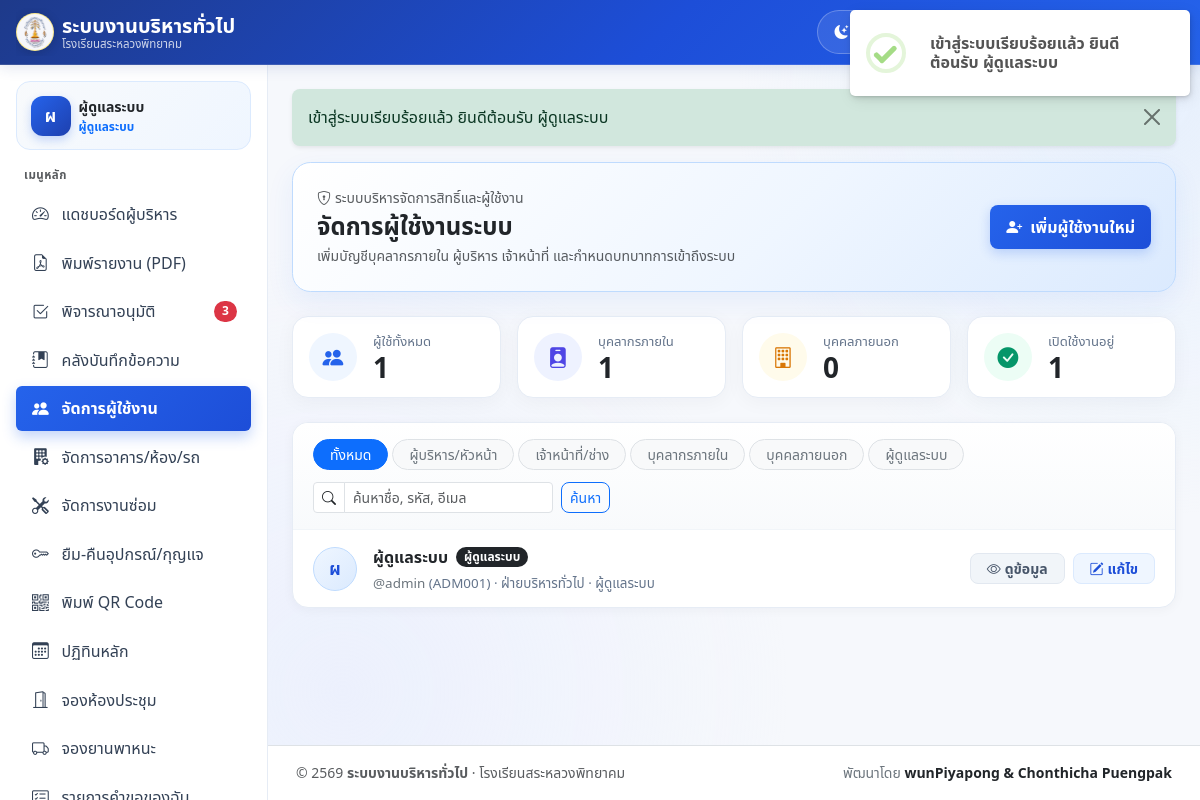
Page /users_manage.php (signed in) on the committed database.
### tables this page shows
CREATE TABLE users (
    id INT UNSIGNED AUTO_INCREMENT PRIMARY KEY,
    user_type ENUM('internal', 'external') NOT NULL DEFAULT 'internal',
    role ENUM('user', 'external_user', 'head', 'vice_director', 'director', 'staff', 'admin') NOT NULL DEFAULT 'user',
    username VARCHAR(100) NOT NULL,
    staff_id VARCHAR(50) NULL,
    password_hash VARCHAR(255) NOT NULL,
    full_name VARCHAR(150) NOT NULL,
    position_title VARCHAR(150) NULL,
    department VARCHAR(150) NULL,
    organization VARCHAR(200) NULL,
    phone VARCHAR(30) NULL,
    email VARCHAR(150) NOT NULL,
    line_user_id VARCHAR(100) NULL,
    is_active TINYINT(1) NOT NULL DEFAULT 1,
    created_at DATETIME NOT NULL DEFAULT CURRENT_TIMESTAMP,
    updated_at DATETIME NOT NULL DEFAULT CURRENT_TIMESTAMP ON UPDATE CURRENT_TIMESTAMP,
    UNIQUE KEY uq_users_username (username),
    UNIQUE KEY uq_users_staff_id (staff_id),
    UNIQUE KEY uq_users_email (email),
    KEY idx_users_role_active (role, is_active),
    KEY idx_users_type (user_type)
);

### users_manage.php (the view, shortened to what the rows shown need)
<?php
require_once __DIR__ . '/includes/auth.php';
$user = require_role(ROLE_ADMIN);
$activeNav = 'users_manage';
$allRoles = [
    ROLE_USER          => 'บุคลากรภายใน',
    ROLE_HEAD          => 'หัวหน้างาน',
    ROLE_VICE_DIRECTOR => 'รองผู้อำนวยการ',
    ROLE_DIRECTOR      => 'ผู้อำนวยการ',
    ROLE_STAFF         => 'เจ้าหน้าที่บริหาร/ช่าง',
    ROLE_ADMIN         => 'ผู้ดูแลระบบ',
    ROLE_EXTERNAL_USER => 'บุคคลภายนอก',
];
$roleBadgeClasses = [
    ROLE_ADMIN         => 'text-bg-dark',
    ROLE_DIRECTOR      => 'text-bg-primary',
    ROLE_VICE_DIRECTOR => 'text-bg-info text-dark',
    ROLE_HEAD          => 'text-bg-warning text-dark',
    ROLE_STAFF         => 'text-bg-success',
    ROLE_USER          => 'text-bg-secondary',
    ROLE_EXTERNAL_USER => 'text-bg-light border text-secondary',
];
$pdo = get_pdo();
$allUsers = $pdo->query(
    'SELECT id, user_type, role, username, staff_id, full_name, position_title,
            department, organization, phone, email, is_active, created_at
     FROM users
     ORDER BY FIELD(role, "director", "vice_director", "head", "staff", "user", "external_user", "admin"), id ASC'
)->fetchAll();
$filteredUsers = [];
foreach ($allUsers as $row) {
    $filteredUsers[] = $row;
}
require __DIR__ . '/includes/layout_header.php';
?>
<div class="welcome-card p-3 p-md-4 mb-4">
    <div class="d-flex flex-column flex-md-row align-items-md-center justify-content-between gap-3">
        <div class="min-w-0">
            <h1 class="h4 fw-bold text-dark mb-1" data-testid="users-manage-heading">จัดการผู้ใช้งานระบบ</h1>
        </div>
    </div>
</div>
<div class="spotlight-card">
    <?php if (empty($filteredUsers)): ?>
        <div class="p-5 text-center text-muted">
            <i class="bi bi-person-x fs-2 d-block mb-2"></i>
            <div class="small">ไม่พบรายชื่อผู้ใช้งานที่ตรงกับเงื่อนไข</div>
        </div>
    <?php else: ?>
        <?php foreach ($filteredUsers as $uRow):
            $uId = (int)$uRow['id'];
            $uActive = ((int)$uRow['is_active'] === 1);
            $uRole = (string)$uRow['role'];
            $uRoleLabel = $allRoles[$uRole] ?? $uRole;
            $uBadgeCls = $roleBadgeClasses[$uRole] ?? 'text-bg-secondary';
            $uInitial = mb_substr((string)$uRow['full_name'], 0, 1, 'UTF-8') ?: 'U';
            $uOrgText = (string)($uRow['department'] ?: ($uRow['organization'] ?: '-'));
            $isSelf = ($uId === (int)$user['id']);
            $swalUserPayload = [
                'title'    => (string)$uRow['full_name'],
                'subtitle' => '@' . $uRow['username'] . (!empty($uRow['staff_id']) ? ' (' . $uRow['staff_id'] . ')' : ''),
                'badge'    => $uRoleLabel . ($uActive ? ' · ปกติ' : ' · ระงับใช้งาน'),
                'rows'     => [
                    ['label' => 'ประเภทบัญชี',  'value' => $uRow['user_type'] === USER_TYPE_EXTERNAL ? 'บุคคลภายนอก' : 'บุคลากรภายใน'],
                    ['label' => 'ตำแหน่ง',      'value' => (string)($uRow['position_title'] ?: '-')],
                    ['label' => 'ฝ่าย/หน่วยงาน', 'value' => $uOrgText],
                    ['label' => 'อีเมล',        'value' => (string)$uRow['email']],
                    ['label' => 'โทรศัพท์',     'value' => (string)($uRow['phone'] ?: '-')],
                ],
            ];
        ?>
            <div class="role-queue-item">
                <div class="d-flex flex-column flex-lg-row align-items-lg-center justify-content-between gap-3">
                    <div class="d-flex align-items-center gap-3 min-w-0">
                        <div class="user-list-avatar <?= $uActive ? '' : 'opacity-50' ?>">
                            <?= e($uInitial) ?>
                        </div>
                        <div class="min-w-0">
                            <div class="d-flex flex-wrap align-items-center gap-2 mb-1">
                                <span class="fw-bold text-dark"><?= e($uRow['full_name']) ?></span>
                                <span class="badge rounded-pill <?= e($uBadgeCls) ?>"><?= e($uRoleLabel) ?></span>
                            </div>
                            <div class="compact-meta text-truncate">
                                <span class="fw-medium text-secondary">@<?= e($uRow['username']) ?></span>
                                <?= !empty($uRow['staff_id']) ? ' (' . e($uRow['staff_id']) . ')' : '' ?>
                                · <?= e($uOrgText) ?>
                                <?= !empty($uRow['position_title']) ? ' · ' . e($uRow['position_title']) : '' ?>
                            </div>
                        </div>
                    </div>
                    <div class="d-flex flex-wrap align-items-center gap-2 flex-shrink-0 align-self-end align-self-lg-center">
                        <button type="button"
                                class="btn btn-sm btn-soft-secondary rounded-3 px-3 fw-semibold"
                                data-swal-detail="<?= e((string)json_encode($swalUserPayload, JSON_UNESCAPED_UNICODE | JSON_UNESCAPED_SLASHES)) ?>">
                            <i class="bi bi-eye me-1"></i>ดูข้อมูล
                        </button>
                        <button type="button"
                                class="btn btn-sm btn-soft-primary rounded-3 px-3 fw-semibold btn-edit-user"
                                data-bs-toggle="modal"
                                data-bs-target="#editUserModal"
                                data-user-id="<?= $uId ?>"
                                data-full-name="<?= e($uRow['full_name']) ?>"
                                data-role="<?= e($uRole) ?>"
                                data-position="<?= e((string)($uRow['position_title'] ?? '')) ?>"
                                data-department="<?= e((string)($uRow['department'] ?? '')) ?>"
                                data-organization="<?= e((string)($uRow['organization'] ?? '')) ?>"
                                data-phone="<?= e((string)($uRow['phone'] ?? '')) ?>"
                                data-email="<?= e((string)($uRow['email'] ?? '')) ?>"
                                data-is-self="<?= $isSelf ? '1' : '0' ?>">
                            <i class="bi bi-pencil-square me-1"></i>แก้ไข
                        </button>
                    </div>
                </div>
            </div>
        <?php endforeach; ?>
    <?php endif; ?>
</div>
<?php require __DIR__ . '/includes/layout_footer.php'; ?>

### includes/layout_header.php (shortened to what the rows shown need)
<?php
$user = function_exists('current_user') ? current_user() : null;
$currentScript = basename((string)($_SERVER['PHP_SELF'] ?? ''), '.php');
$activeKey = $activeNav ?? $currentScript;
$showSidebar = ($user !== null) && empty($hideSidebar);
$menuItems = ($showSidebar && function_exists('nav_items')) ? nav_items($user) : [];
$roleLabels = defined('ROLE_LABELS') ? ROLE_LABELS : [
    'user'          => 'บุคลากรภายใน',
    'external_user' => 'บุคคลภายนอก',
    'head'          => 'หัวหน้างาน',
    'vice_director' => 'รองผู้อำนวยการ',
    'director'      => 'ผู้อำนวยการ',
    'staff'         => 'เจ้าหน้าที่บริหาร/ช่าง',
    'admin'         => 'ผู้ดูแลระบบ',
];
$roleCode = (string)($user['role'] ?? '');
$roleDisplay = $roleLabels[$roleCode] ?? $roleCode;
$isSidebarScrollable = ($roleCode === 'admin') || (count($menuItems) > 9);
$userDisplayName = (string)($user['full_name'] ?? $user['username'] ?? '');
$userInitial = $userDisplayName !== '' ? mb_substr($userDisplayName, 0, 1, 'UTF-8') : 'U';
?>
<!DOCTYPE html>
<html lang="th">
<head>
    <link rel="stylesheet" href="<?= e(app_url('/assets/vendor/bootstrap/bootstrap.min.css')) ?>">
    <link rel="stylesheet" href="<?= e(app_url('/assets/vendor/bootstrap/bootstrap-icons.min.css')) ?>">
    <link rel="stylesheet" href="<?= e(app_url('/assets/css/app.css')) ?>">
</head>
<body class="d-flex flex-column min-vh-100<?= $showSidebar ? ' has-sidebar' : '' ?><?= !empty($bodyClass) ? ' ' . e($bodyClass) : '' ?>">
<div class="app-shell flex-grow-1<?= $showSidebar ? ' d-lg-flex' : '' ?>">
    <?php if ($showSidebar): ?>
        <aside class="offcanvas-lg offcanvas-start app-sidebar no-print <?= $isSidebarScrollable ? 'is-scrollable' : 'is-locked' ?>"
               tabindex="-1"
               id="appSidebar"
               aria-labelledby="appSidebarLabel"
               data-testid="sidebar-nav">
            <div class="offcanvas-body flex-column p-3">
                <div class="sidebar-user-card d-none d-lg-flex align-items-center gap-2 mb-3">
                    <span class="sidebar-user-avatar"><?= e($userInitial) ?></span>
                    <div class="min-w-0">
                        <div class="fw-bold text-dark text-truncate small"><?= e($userDisplayName) ?></div>
                        <div class="text-primary fw-semibold" style="font-size: 0.74rem;"><?= e($roleDisplay) ?></div>
                    </div>
                </div>
                <div class="text-uppercase text-muted fw-semibold px-2 mb-2 d-none d-lg-block" style="font-size: 0.72rem; letter-spacing: 0.04em;">เมนูหลัก</div>
                <nav class="nav nav-pills flex-column gap-1 w-100" aria-label="เมนูหลัก">
                    <?php foreach ($menuItems as $item):
                        $href = (string)($item['href'] ?? '#');
                        $itemKey = (string)($item['key'] ?? basename($href, '.php'));
                        $isActive = ($activeKey === $itemKey) || ($currentScript === basename($href, '.php'));
                        $testId = (string)($item['testid'] ?? ('nav-' . str_replace('_', '-', $itemKey)));
                    ?>
                        <a href="<?= e($href) ?>"
                           class="nav-link app-nav-link<?= $isActive ? ' active' : '' ?>"
                           <?= $isActive ? 'aria-current="page"' : '' ?>
                           data-testid="<?= e($testId) ?>">
                            <?php if (!empty($item['icon'])): ?>
                                <i class="bi <?= e((string)$item['icon']) ?>"></i>
                            <?php endif; ?>
                            <span class="flex-grow-1"><?= e((string)($item['label'] ?? $itemKey)) ?></span>
                            <?php if (!empty($item['badge'])): ?>
                                <span class="badge rounded-pill <?= $isActive ? 'text-bg-light text-primary' : 'text-bg-danger' ?>">
                                    <?= e((string)$item['badge']) ?>
                                </span>
                            <?php endif; ?>
                        </a>
                    <?php endforeach; ?>
                </nav>
            </div>
        </aside>
    <?php endif; ?>
    <main class="flex-grow-1 min-w-0 p-3 p-md-4 app-main" data-testid="main-content">

### rows in the picture
users: full_name "ผ", full_name "ผู้ดูแลระบบ", role "ผู้ดูแลระบบ", username "admin", staff "ADM001", department "ฝ่ายบริหารทั่วไป", position_title "ผู้ดูแลระบบ"

### other values in the picture
$appName "ระบบงานบริหารทั่วไป"
$appOrgName "โรงเรียนสระหลวงพิทยาคม"
$item['label'] "แดชบอร์ดผู้บริหาร"
$item['label'] "พิมพ์รายงาน (PDF)"
$item['label'] "พิจารณาอนุมัติ"
$item['badge'] "3"
$item['label'] "คลังบันทึกข้อความ"
$item['label'] "จัดการผู้ใช้งาน"
$item['label'] "จัดการอาคาร/ห้อง/รถ"
$item['label'] "จัดการงานซ่อม"
$item['label'] "ยืม-คืนอุปกรณ์/กุญแจ"
$item['label'] "พิมพ์ QR Code"
$item['label'] "ปฏิทินหลัก"
$item['label'] "จองห้องประชุม"
$item['label'] "จองยานพาหนะ"
